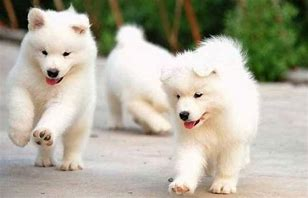
#> input picture machlineLearn/Samoyed.png, 308 x 198 px
$ python contrast_brightness.py
#> lines starting #> are read from the running program, lines starting #| are printed output that depends on the picture
import skimage
import cv2
from skimage import io
from pylab import *
from matplotlib import pyplot as plt
import numpy as np

image = cv2.imread("Samoyed.png")
#> image is the input picture: shape (198, 308, 3); mean B, G, R 156.9, 173.7, 177.5

#Create a dummy image that stores different contrast and brightness
new_image = np.zeros(image.shape, image.dtype)

#brightness and contrast parameters

contrast = 3.0
brightness = 2.0

#Change the contrast and brightness
for y in range (image.shape[0]) :
    for x in range (image.shape[1]) :
        for c in range (image.shape[2]):
            new_image[y,x,c] = np.clip(contrast *image[y,x,c]+brightness, 0, 255)
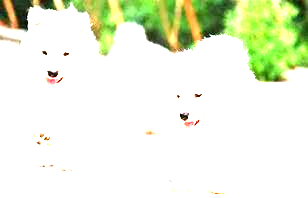
#> new_image: shape (198, 308, 3); mean B, G, R 218.5, 242, 234.2
#old pic
cv2.imshow("old_dog",image)
cv2.waitKey()
#new pic

cv2.imshow("new_dog",new_image)
io.imsave("con_bri_changed_dog.png",new_image)
cv2.waitKey()
